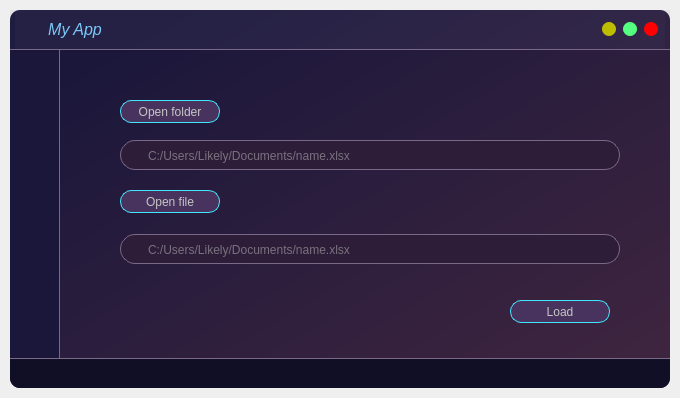
<?xml version="1.0" encoding="UTF-8"?>
<ui version="4.0">
 <class>MainWindow</class>
 <widget class="QMainWindow" name="MainWindow">
  <property name="geometry">
   <rect>
    <x>0</x>
    <y>0</y>
    <width>680</width>
    <height>398</height>
   </rect>
  </property>
  <property name="windowTitle">
   <string>MainWindow</string>
  </property>
  <widget class="QWidget" name="centralwidget">
   <layout class="QVBoxLayout" name="drop_shadow_layout">
    <property name="spacing">
     <number>0</number>
    </property>
    <property name="leftMargin">
     <number>10</number>
    </property>
    <property name="topMargin">
     <number>10</number>
    </property>
    <property name="rightMargin">
     <number>10</number>
    </property>
    <property name="bottomMargin">
     <number>10</number>
    </property>
    <item>
     <widget class="QFrame" name="drop_shadow_frame">
      <property name="styleSheet">
       <string notr="true">background-color: qlineargradient(spread:pad, x1:0, y1:0.011, x2:0.972, y2:0.965909, stop:0.113636 rgba(26, 23, 59, 255), stop:1 rgba(63, 37, 63, 255));
border-radius: 10px;
</string>
      </property>
      <property name="frameShape">
       <enum>QFrame::NoFrame</enum>
      </property>
      <property name="frameShadow">
       <enum>QFrame::Raised</enum>
      </property>
      <layout class="QVBoxLayout" name="verticalLayout">
       <property name="spacing">
        <number>0</number>
       </property>
       <property name="leftMargin">
        <number>0</number>
       </property>
       <property name="topMargin">
        <number>0</number>
       </property>
       <property name="rightMargin">
        <number>0</number>
       </property>
       <property name="bottomMargin">
        <number>0</number>
       </property>
       <item>
        <widget class="QFrame" name="title_bar">
         <property name="maximumSize">
          <size>
           <width>16777215</width>
           <height>40</height>
          </size>
         </property>
         <property name="styleSheet">
          <string notr="true">background-color: rgba(85, 85, 127, 20);
border-bottom:1px solid rgb(122, 104, 136);
border-radius:none;</string>
         </property>
         <property name="frameShape">
          <enum>QFrame::NoFrame</enum>
         </property>
         <property name="frameShadow">
          <enum>QFrame::Raised</enum>
         </property>
         <layout class="QHBoxLayout" name="horizontalLayout">
          <property name="spacing">
           <number>0</number>
          </property>
          <property name="leftMargin">
           <number>5</number>
          </property>
          <property name="topMargin">
           <number>0</number>
          </property>
          <property name="rightMargin">
           <number>5</number>
          </property>
          <property name="bottomMargin">
           <number>0</number>
          </property>
          <item>
           <widget class="QFrame" name="frame_titles">
            <property name="styleSheet">
             <string notr="true">border-bottom:none;
border-radius:none;</string>
            </property>
            <property name="frameShape">
             <enum>QFrame::NoFrame</enum>
            </property>
            <property name="frameShadow">
             <enum>QFrame::Raised</enum>
            </property>
            <layout class="QHBoxLayout" name="horizontalLayout_7">
             <property name="spacing">
              <number>0</number>
             </property>
             <property name="leftMargin">
              <number>10</number>
             </property>
             <property name="topMargin">
              <number>0</number>
             </property>
             <property name="rightMargin">
              <number>0</number>
             </property>
             <property name="bottomMargin">
              <number>0</number>
             </property>
             <item>
              <spacer name="horizontalSpacer">
               <property name="orientation">
                <enum>Qt::Horizontal</enum>
               </property>
               <property name="sizeType">
                <enum>QSizePolicy::Minimum</enum>
               </property>
               <property name="sizeHint" stdset="0">
                <size>
                 <width>20</width>
                 <height>20</height>
                </size>
               </property>
              </spacer>
             </item>
             <item>
              <widget class="QLabel" name="label_11">
               <property name="minimumSize">
                <size>
                 <width>60</width>
                 <height>0</height>
                </size>
               </property>
               <property name="maximumSize">
                <size>
                 <width>60</width>
                 <height>40</height>
                </size>
               </property>
               <property name="font">
                <font>
                 <family>Segoe UI</family>
                 <pointsize>10</pointsize>
                </font>
               </property>
               <property name="styleSheet">
                <string notr="true">color: rgb(193, 193, 193);
background-color: none;</string>
               </property>
               <property name="text">
                <string>&lt;html&gt;&lt;head/&gt;&lt;body&gt;&lt;p align=&quot;center&quot;&gt;&lt;span style=&quot; font-size:12pt; font-style:italic; color:#7ac8f8;&quot;&gt;My App&lt;/span&gt;&lt;/p&gt;&lt;/body&gt;&lt;/html&gt;</string>
               </property>
              </widget>
             </item>
             <item>
              <spacer name="horizontalSpacer_14">
               <property name="orientation">
                <enum>Qt::Horizontal</enum>
               </property>
               <property name="sizeHint" stdset="0">
                <size>
                 <width>634</width>
                 <height>17</height>
                </size>
               </property>
              </spacer>
             </item>
            </layout>
           </widget>
          </item>
          <item>
           <widget class="QFrame" name="frame_btns">
            <property name="minimumSize">
             <size>
              <width>70</width>
              <height>0</height>
             </size>
            </property>
            <property name="maximumSize">
             <size>
              <width>90</width>
              <height>16777215</height>
             </size>
            </property>
            <property name="styleSheet">
             <string notr="true">border-bottom:none;
border-radius:none;</string>
            </property>
            <property name="frameShape">
             <enum>QFrame::StyledPanel</enum>
            </property>
            <property name="frameShadow">
             <enum>QFrame::Raised</enum>
            </property>
            <layout class="QHBoxLayout" name="horizontalLayout_2">
             <property name="spacing">
              <number>0</number>
             </property>
             <property name="leftMargin">
              <number>0</number>
             </property>
             <property name="topMargin">
              <number>0</number>
             </property>
             <property name="rightMargin">
              <number>0</number>
             </property>
             <property name="bottomMargin">
              <number>0</number>
             </property>
             <item>
              <widget class="QPushButton" name="btn_maximize">
               <property name="minimumSize">
                <size>
                 <width>14</width>
                 <height>14</height>
                </size>
               </property>
               <property name="maximumSize">
                <size>
                 <width>14</width>
                 <height>14</height>
                </size>
               </property>
               <property name="toolTip">
                <string>Minimize</string>
               </property>
               <property name="styleSheet">
                <string notr="true">QPushButton {
	border: none;
	border-radius: 7px;
	background-color: rgb(190, 190, 0);
}
QPushButton:hover {
	background-color: rgb(255, 255, 0);
}</string>
               </property>
               <property name="text">
                <string/>
               </property>
              </widget>
             </item>
             <item>
              <widget class="QPushButton" name="btn_minimize">
               <property name="minimumSize">
                <size>
                 <width>14</width>
                 <height>14</height>
                </size>
               </property>
               <property name="maximumSize">
                <size>
                 <width>14</width>
                 <height>14</height>
                </size>
               </property>
               <property name="toolTip">
                <string>Maximize</string>
               </property>
               <property name="styleSheet">
                <string notr="true">QPushButton {
	border: none;
	border-radius: 7px;
	background-color: rgb(85, 255, 127);
}
QPushButton:hover {
	background-color: rgb(85, 255, 0);
}</string>
               </property>
               <property name="text">
                <string/>
               </property>
              </widget>
             </item>
             <item>
              <widget class="QPushButton" name="btn_close">
               <property name="minimumSize">
                <size>
                 <width>14</width>
                 <height>14</height>
                </size>
               </property>
               <property name="maximumSize">
                <size>
                 <width>14</width>
                 <height>14</height>
                </size>
               </property>
               <property name="toolTip">
                <string>Close</string>
               </property>
               <property name="styleSheet">
                <string notr="true">QPushButton {
	border: none;
	border-radius: 7px;
	background-color: rgb(255, 0, 0);
}
QPushButton:hover {
	background-color: rgb(255, 84, 5);
}</string>
               </property>
               <property name="text">
                <string/>
               </property>
              </widget>
             </item>
            </layout>
           </widget>
          </item>
         </layout>
        </widget>
       </item>
       <item>
        <layout class="QHBoxLayout" name="horizontalLayout_3">
         <property name="spacing">
          <number>0</number>
         </property>
         <item>
          <widget class="QFrame" name="tools">
           <property name="minimumSize">
            <size>
             <width>0</width>
             <height>0</height>
            </size>
           </property>
           <property name="maximumSize">
            <size>
             <width>50</width>
             <height>16777215</height>
            </size>
           </property>
           <property name="styleSheet">
            <string notr="true">border-radius: 0px;
background-color: rgb(26, 23, 59);
border-right:1px solid rgb(122, 104, 136);
</string>
           </property>
           <property name="frameShape">
            <enum>QFrame::StyledPanel</enum>
           </property>
           <property name="frameShadow">
            <enum>QFrame::Raised</enum>
           </property>
          </widget>
         </item>
         <item>
          <widget class="QFrame" name="content_bar">
           <property name="styleSheet">
            <string notr="true">background-color: none;

</string>
           </property>
           <property name="frameShape">
            <enum>QFrame::NoFrame</enum>
           </property>
           <property name="frameShadow">
            <enum>QFrame::Raised</enum>
           </property>
           <widget class="QPushButton" name="bt_open_folder">
            <property name="geometry">
             <rect>
              <x>60</x>
              <y>50</y>
              <width>100</width>
              <height>23</height>
             </rect>
            </property>
            <property name="minimumSize">
             <size>
              <width>100</width>
              <height>20</height>
             </size>
            </property>
            <property name="maximumSize">
             <size>
              <width>150</width>
              <height>23</height>
             </size>
            </property>
            <property name="styleSheet">
             <string notr="true">QPushButton {
	color: rgb(197, 197, 197);
	border-radius: 11px;
	background-color: rgb(71, 51, 93);
	border: 1px solid rgb(67, 230, 255);
}
QPushButton:hover {
	color: rgb(197, 197, 197);
	border-radius: 11px;
	background-color: rgb(106, 76, 139);
	border: 1px solid rgb(67, 230, 255);
}
QPushButton:pressed {
	color: rgb(197, 197, 197);
	border-radius: 11px;
	border: 1px solid rgb(38, 36, 62);
	background-color: rgb(71, 51, 93);

}</string>
            </property>
            <property name="text">
             <string>Open folder</string>
            </property>
           </widget>
           <widget class="QLineEdit" name="le_folder">
            <property name="geometry">
             <rect>
              <x>60</x>
              <y>90</y>
              <width>500</width>
              <height>30</height>
             </rect>
            </property>
            <property name="minimumSize">
             <size>
              <width>500</width>
              <height>30</height>
             </size>
            </property>
            <property name="maximumSize">
             <size>
              <width>16777215</width>
              <height>23</height>
             </size>
            </property>
            <property name="toolTip">
             <string>&lt;html&gt;&lt;head/&gt;&lt;body&gt;&lt;p&gt;&lt;span style=&quot; color:#393939;&quot;&gt;Caminho do arquivo&lt;/span&gt;&lt;/p&gt;&lt;/body&gt;&lt;/html&gt;</string>
            </property>
            <property name="statusTip">
             <string/>
            </property>
            <property name="styleSheet">
             <string notr="true">QLineEdit {
	background-color: rgb(45, 29, 56);
	color: rgb(197, 197, 197);
	border: 1px solid  rgb(122, 104, 136);
	border-radius: 15px;
	padding: 25px;
}
QLineEdit:hover {
	background-color: rgb(67, 62, 108);
	border: 1px solid rgb(188, 188, 188);
	color: rgb(197, 197, 197);
}
QLineEdit:focus {
	background-color: rgb(48, 44, 77);
	color: rgb(182, 182, 182);
	border: 1px solid rgb(67, 230, 255);
}
</string>
            </property>
            <property name="placeholderText">
             <string>C:/Users/Likely/Documents/name.xlsx</string>
            </property>
           </widget>
           <widget class="QPushButton" name="bt_open_archive">
            <property name="geometry">
             <rect>
              <x>60</x>
              <y>140</y>
              <width>100</width>
              <height>23</height>
             </rect>
            </property>
            <property name="minimumSize">
             <size>
              <width>100</width>
              <height>20</height>
             </size>
            </property>
            <property name="maximumSize">
             <size>
              <width>150</width>
              <height>23</height>
             </size>
            </property>
            <property name="styleSheet">
             <string notr="true">QPushButton {
	color: rgb(197, 197, 197);
	border-radius: 11px;
	background-color: rgb(71, 51, 93);
	border: 1px solid rgb(67, 230, 255);
}
QPushButton:hover {
	color: rgb(197, 197, 197);
	border-radius: 11px;
	background-color: rgb(106, 76, 139);
	border: 1px solid rgb(67, 230, 255);
}
QPushButton:pressed {
	color: rgb(197, 197, 197);
	border-radius: 11px;
	border: 1px solid rgb(38, 36, 62);
	background-color: rgb(71, 51, 93);

}</string>
            </property>
            <property name="text">
             <string>Open file</string>
            </property>
           </widget>
           <widget class="QLineEdit" name="le_file">
            <property name="geometry">
             <rect>
              <x>60</x>
              <y>184</y>
              <width>500</width>
              <height>30</height>
             </rect>
            </property>
            <property name="minimumSize">
             <size>
              <width>500</width>
              <height>30</height>
             </size>
            </property>
            <property name="maximumSize">
             <size>
              <width>16777215</width>
              <height>23</height>
             </size>
            </property>
            <property name="toolTip">
             <string>&lt;html&gt;&lt;head/&gt;&lt;body&gt;&lt;p&gt;&lt;span style=&quot; color:#393939;&quot;&gt;Caminho do arquivo&lt;/span&gt;&lt;/p&gt;&lt;/body&gt;&lt;/html&gt;</string>
            </property>
            <property name="statusTip">
             <string/>
            </property>
            <property name="styleSheet">
             <string notr="true">QLineEdit {
	background-color: rgb(45, 29, 56);
	color: rgb(197, 197, 197);
	border: 1px solid  rgb(122, 104, 136);
	border-radius: 15px;
	padding: 25px;
}
QLineEdit:hover {
	background-color: rgb(67, 62, 108);
	border: 1px solid rgb(188, 188, 188);
	color: rgb(197, 197, 197);
}
QLineEdit:focus {
	background-color: rgb(48, 44, 77);
	color: rgb(182, 182, 182);
	border: 1px solid rgb(67, 230, 255);
}
</string>
            </property>
            <property name="placeholderText">
             <string>C:/Users/Likely/Documents/name.xlsx</string>
            </property>
           </widget>
           <widget class="QPushButton" name="bt_load">
            <property name="geometry">
             <rect>
              <x>450</x>
              <y>250</y>
              <width>100</width>
              <height>23</height>
             </rect>
            </property>
            <property name="minimumSize">
             <size>
              <width>100</width>
              <height>20</height>
             </size>
            </property>
            <property name="maximumSize">
             <size>
              <width>150</width>
              <height>23</height>
             </size>
            </property>
            <property name="styleSheet">
             <string notr="true">QPushButton {
	color: rgb(197, 197, 197);
	border-radius: 11px;
	background-color: rgb(71, 51, 93);
	border: 1px solid rgb(67, 230, 255);
}
QPushButton:hover {
	color: rgb(197, 197, 197);
	border-radius: 11px;
	background-color: rgb(106, 76, 139);
	border: 1px solid rgb(67, 230, 255);
}
QPushButton:pressed {
	color: rgb(197, 197, 197);
	border-radius: 11px;
	border: 1px solid rgb(38, 36, 62);
	background-color: rgb(71, 51, 93);

}</string>
            </property>
            <property name="text">
             <string>Load</string>
            </property>
           </widget>
          </widget>
         </item>
        </layout>
       </item>
       <item>
        <widget class="QFrame" name="credits_bar">
         <property name="minimumSize">
          <size>
           <width>0</width>
           <height>30</height>
          </size>
         </property>
         <property name="maximumSize">
          <size>
           <width>16777215</width>
           <height>30</height>
          </size>
         </property>
         <property name="styleSheet">
          <string notr="true">background-color: rgb(17, 15, 38);
border-top-left-radius: 0px;
border-top-right-radius: 0px;

border-top:1px solid rgb(122, 104, 136);
</string>
         </property>
         <property name="frameShape">
          <enum>QFrame::NoFrame</enum>
         </property>
         <property name="frameShadow">
          <enum>QFrame::Raised</enum>
         </property>
        </widget>
       </item>
      </layout>
     </widget>
    </item>
   </layout>
  </widget>
 </widget>
 <resources/>
 <connections/>
</ui>
